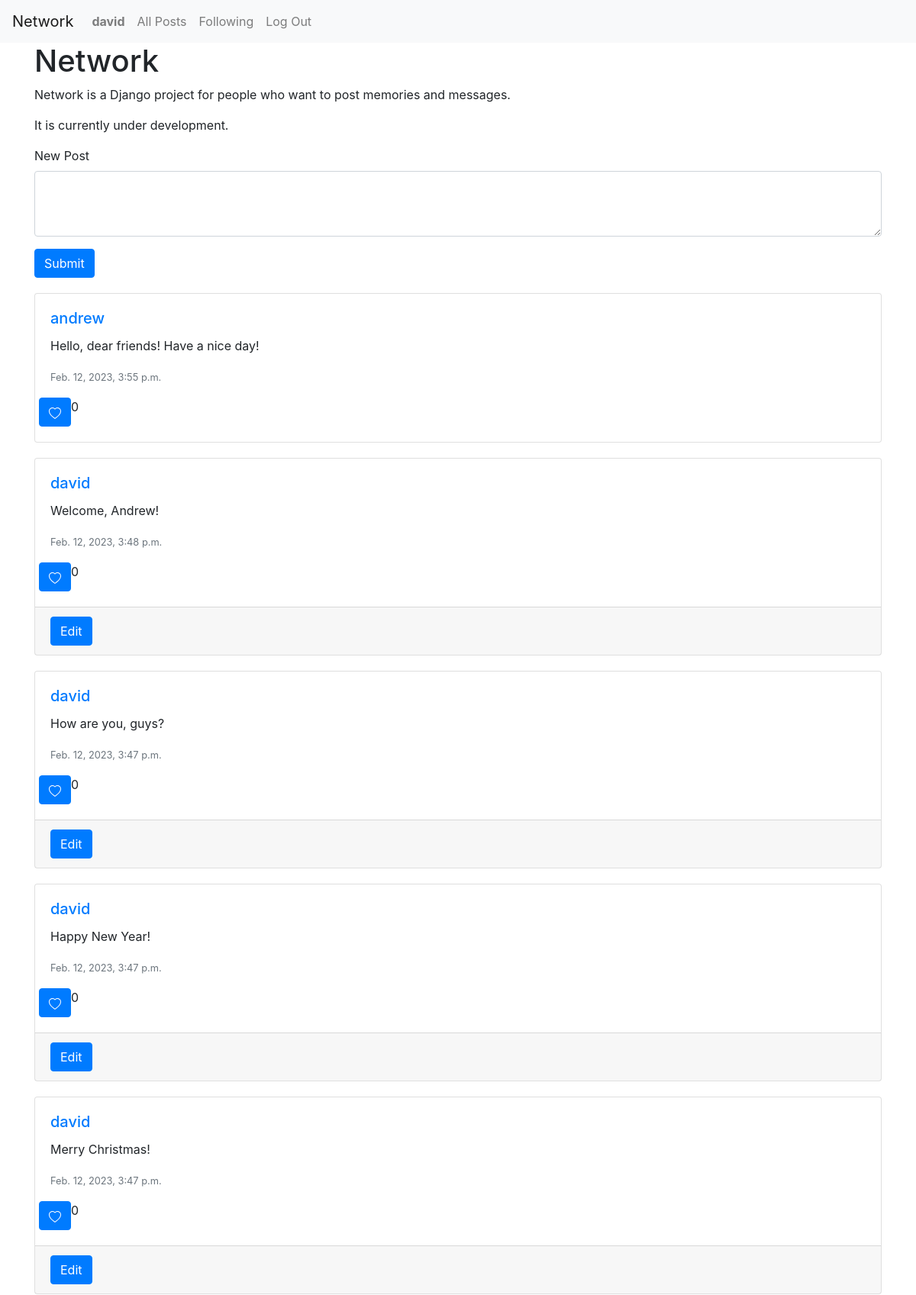
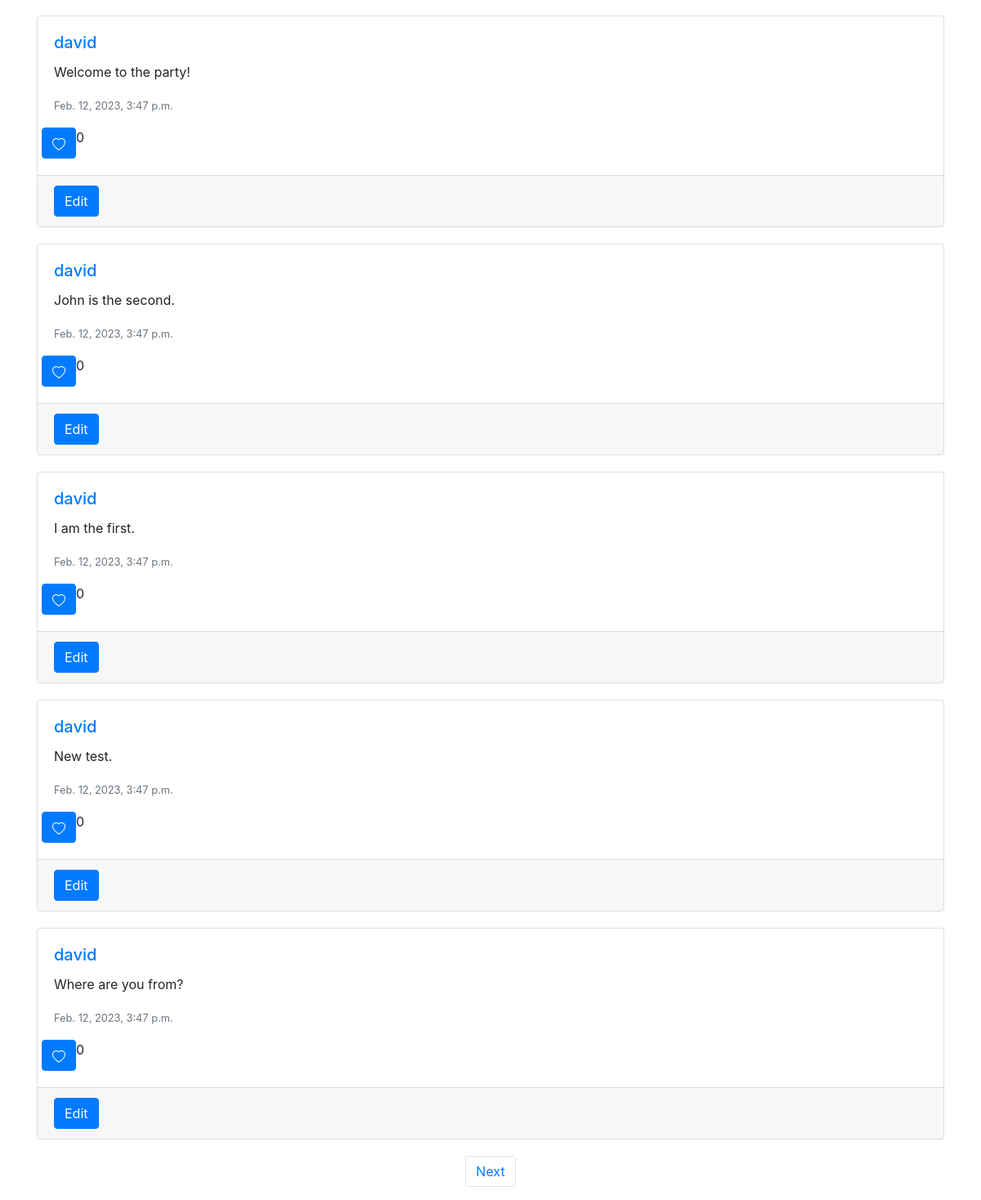
/ (signed in), run on the app's committed database (2 pictures, top to bottom).
### network/models.py (models this page shows, shortened)
class User(AbstractUser):
    pass

class Post(models.Model):
    id = models.IntegerField(primary_key=True)
    user = models.ForeignKey(User, on_delete=models.CASCADE, related_name="posts")
    content = models.CharField(max_length=200)
    timestamp = models.DateTimeField(auto_now_add=True)
    likesNumber = models.IntegerField(default=0)

### network/views.py (the view)
# urls.py: path("", views.index, name="index"),
def index(request):
    posts = Post.objects.all().order_by("-timestamp")
    paginator = Paginator(posts, 10)
    page_number = request.GET.get('page')
    return render(request, "network/index.html", {
        "posts": paginator.get_page(page_number)
    })

### network/templates/network/index.html (shortened to what this page needs)
{% extends "network/layout.html" %}
{% load static %}
{% block body %}
    <div class="container">
        <div class="row">
            <div class="col-md-12">
                <h1>Network</h1>
                <p>Network is a Django project for people who want to post memories and messages.</p>
                <p>It is currently under development.</p>
            </div>
        </div>
    </div>
    {% if user.is_authenticated %}
    <div class="container">
        <div class="row">
            <div class="col-md-12">
                <form action="{% url 'newPost' %}" method="POST">
                    <div class="form-group">
                        <label for="post">New Post</label>
                        <textarea class="form-control" id="content" name="content" rows="3"></textarea>
                    </div>
                    <button id = "myBtn" type="submit" class="btn btn-primary">Submit</button>
                </form>
            </div>
        </div>
    </div>
    {% endif %}
    <div id = "allPosts">
        {% for post in posts %}
            <div class="container">
                <div class="row">
                    <div class="col-md-12">
                        <div class="card">
                            <div class="card-body">
                                <h5 class="card-title
                                {% if post.user == request.user %}
                                    text-primary
                                {% endif %}
                                ">
                                <a href="{% url 'profile' post.user.id %}"> {{ post.user.username }} </a>
                                </h5>
                                <p class="card-text" id ="post-{{post.id}}">{{ post.content }}</p>
                                <p class="card-text"><small class="text-muted">{{ post.timestamp }}</small></p>
                                <div class = "row">
                                <button type = "submit" class="btn btn-primary" id = "likeButton{{post.id}}" onClick = "like('{{post.id}}')">
                                    <svg xmlns="http://www.w3.org/2000/svg" class = "likeButtonHeart" id = "btn{{post.id}}" width="16" height="16" fill="currentColor" class="bi bi-heart" viewBox="0 0 16 16">
                                        <path d="m8 2.748-.717-.737C5.6.281 2.514.878 1.4 3.053c-.523 1.023-.641 2.5.314 4.385.92 1.815 2.834 3.989 6.286 6.357 3.452-2.368 5.365-4.542 6.286-6.357.955-1.886.838-3.362.314-4.385C13.486.878 10.4.28 8.717 2.01L8 2.748zM8 15C-7.333 4.868 3.279-3.04 7.824 1.143c.06.055.119.112.176.171a3.12 3.12 0 0 1 .176-.17C12.72-3.042 23.333 4.867 8 15z"/>
                                    </svg>
                                </button>
                                    <div id = "likedNumber{{post.id}}">
                                        {{post.likesNumber}}
                                    </div>
                                 </div>
                            </div>
                            {% if post.user == request.user %}
                                <div class="card-footer">
                                    <div class="btn btn-primary" onClick = "edit('{{post.id}}')">Edit</div>
                                </div>
                            {% endif %}
                        </div>
                    </div>
                </div>
            </div>
        {% endfor %}
    </div>
    <nav class="d-flex aria-label" >
        <ul class="list-inline mx-auto justify-content-center">
            {% if posts.has_next %}
            <li class="page-item">
                <a class="page-link" id = "link" href="?page={{ posts.next_page_number }}">Next</a>
            </li>
            {% endif %}
        </ul>
    </nav>
{% endblock %}

### network/templates/network/layout.html (shortened to what this page needs)
{% load static %}
<!DOCTYPE html>
<html lang="en">
    <head>
        <link rel="stylesheet" href="https://stackpath.bootstrapcdn.com/bootstrap/4.4.1/css/bootstrap.min.css">
        <link href="{% static 'network/styles.css' %}" rel="stylesheet">
    </head>
    <body>
        <nav class="navbar navbar-expand-lg navbar-light bg-light">
            <a class="navbar-brand" href="#">Network</a>
            <div>
              <ul class="navbar-nav mr-auto">
                {% if user.is_authenticated %}
                    <li class="nav-item">
                        <a class="nav-link" href="#"><strong>{{ user.username }}</strong></a>
                    </li>
                {% endif %}
                <li class="nav-item">
                  <a class="nav-link" id = "posts" href="{% url 'index' %}">All Posts</a>
                </li>
                {% if user.is_authenticated %}
                    <li class="nav-item">
                        <a class="nav-link" href="{% url 'following' %}">Following</a>
                    </li>
                    <li class="nav-item">
                        <a class="nav-link" href="{% url 'logout' %}">Log Out</a>
                    </li>
                {% endif %}
              </ul>
            </div>
          </nav>
        <div class="body">
            {% block body %}
            {% endblock %}
        </div>
    </body>
</html>

### network/static/network/styles.css (style rules this page uses)
#myBtn { margin-bottom: 20px; }
.card { margin-bottom: 20px; }

### data on the page
User: username "david"
Post: user.username "andrew", content "Hello, dear friends! Have a nice day!", timestamp "Feb. 12, 2023, 3:55 p.m.", likesNumber "0"
Post: user.username "david", content "Welcome, Andrew!", timestamp "Feb. 12, 2023, 3:48 p.m.", likesNumber "0"
Post: user.username "david", content "How are you, guys?", timestamp "Feb. 12, 2023, 3:47 p.m.", likesNumber "0"
Post: user.username "david", content "Happy New Year!", timestamp "Feb. 12, 2023, 3:47 p.m.", likesNumber "0"
Post: user.username "david", content "Merry Christmas!", timestamp "Feb. 12, 2023, 3:47 p.m.", likesNumber "0"
Post: user.username "david", content "Welcome to the party!", timestamp "Feb. 12, 2023, 3:47 p.m.", likesNumber "0"
Post: user.username "david", content "John is the second.", timestamp "Feb. 12, 2023, 3:47 p.m.", likesNumber "0"
Post: user.username "david", content "I am the first.", timestamp "Feb. 12, 2023, 3:47 p.m.", likesNumber "0"
Post: user.username "david", content "New test.", timestamp "Feb. 12, 2023, 3:47 p.m.", likesNumber "0"
Post: user.username "david", content "Where are you from?", timestamp "Feb. 12, 2023, 3:47 p.m.", likesNumber "0"
